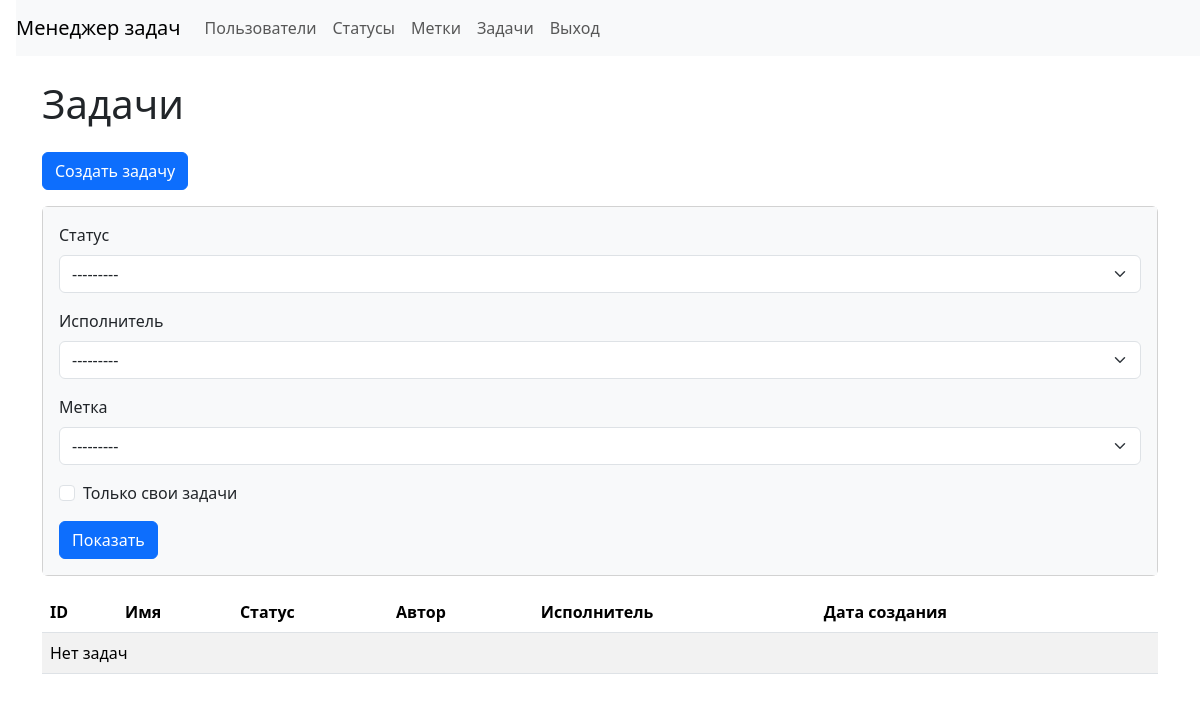
The page /tasks/ (signed in) on the database as committed earlier.
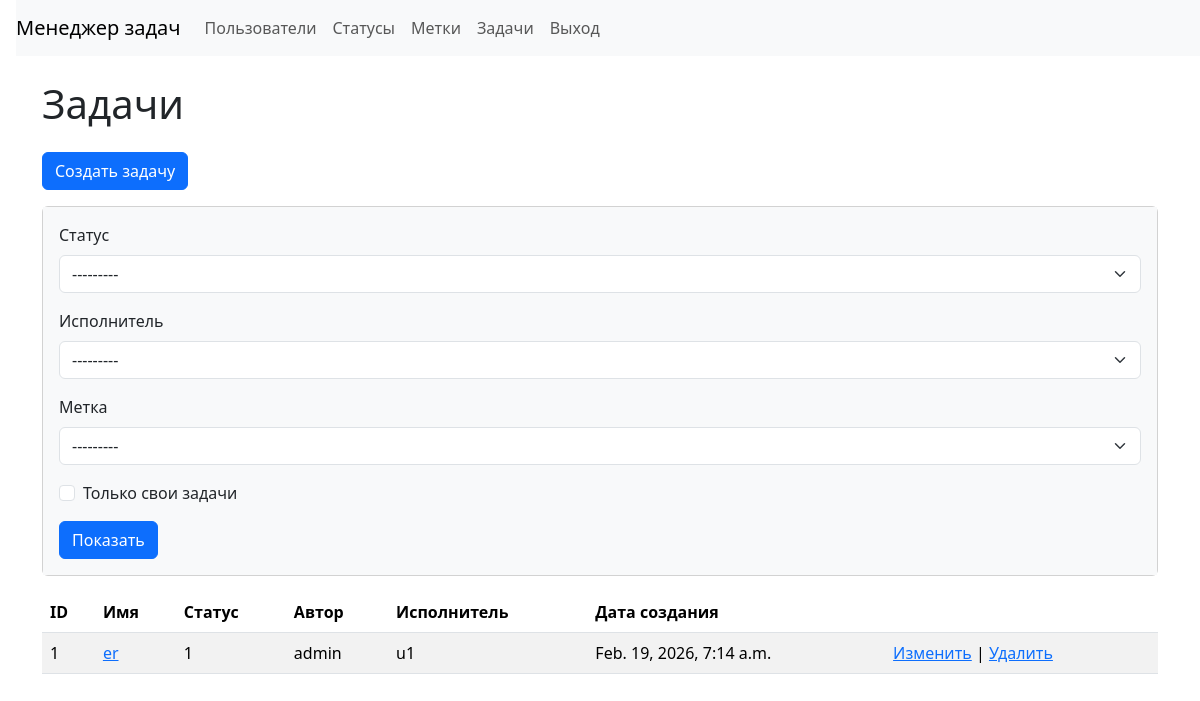
The same page on the database as committed later.
### src/task_manager/models.py (models this page shows, shortened)
class Task(models.Model):  # модель "Задача" (новая сущность по ТЗ)
    name = models.CharField(max_length=255, verbose_name='Имя')  # имя задачи (обязательное)
    description = models.TextField(blank=True, verbose_name='Описание')  # описание (может быть пустым в форме)
    status = models.ForeignKey(  # связь "многие к одному": много задач → один статус
        Status,  # модель, на которую ссылаемся
        on_delete=models.PROTECT,  # запретить удаление статуса, если он используется задачами
        verbose_name='Статус',  # русское имя поля
    )
    author = models.ForeignKey(  # автор задачи (пользователь)
        settings.AUTH_USER_MODEL,  # ссылка на модель пользователя (стандартно auth.User)
        on_delete=models.PROTECT,  # запретить удаление пользователя, если он связан с задачами
        related_name='created_tasks',  # удобное имя обратной связи: user.created_tasks
        verbose_name='Автор',  # русское имя поля
    )
    executor = models.ForeignKey(  # исполнитель задачи (пользователь)
        settings.AUTH_USER_MODEL,  # ссылка на модель пользователя
        on_delete=models.PROTECT,  # запретить удаление пользователя, если он назначен исполнителем в задачах
        related_name='executed_tasks',  # удобное имя обратной связи: user.executed_tasks
        null=True,  # в базе допускаем NULL (исполнитель необязателен)
        blank=True,  # в форме допускаем пустое значение
        verbose_name='Исполнитель',  # русское имя поля
    )
    labels = models.ManyToManyField(
        Label,
        blank=True,
        related_name='tasks',
        verbose_name='Метки')
    created_at = models.DateTimeField(  # техническое поле даты создания задачи
        auto_now_add=True,  # выставляется автоматически при создании записи
        verbose_name='Дата создания',  # русское имя поля
    )

class Status(models.Model):
    name = models.CharField(max_length=255, unique=True, verbose_name='Имя')
    created_at = models.DateTimeField(auto_now_add=True, verbose_name='Дата создания')
    def __str__(self) -> str:
        return self.name

### src/task_manager/views.py (the view)
# urls.py: path('tasks/', TaskListView.as_view(), name='tasks_list'),  # GET /tasks/ — список задач
class TaskListView(LoginRequiredMixin, FilterView):  # GET /tasks/ — список задач
    model = Task  # модель
    template_name = 'tasks/list.html'  # шаблон списка
    context_object_name = 'tasks'  # имя переменной в шаблоне
    filterset_class = TaskFilter
    queryset = Task.objects.select_related('status', 'author', 'executor').prefetch_related('labels').order_by('id')

### src/templates/tasks/list.html
{% extends "layouts/base.html" %}
{% block content %}
<h1 class="my-4">Задачи</h1>
<a class="btn btn-primary mb-3" href="{% url 'task_create' %}" role="button">Создать задачу</a>
<div class="card mb-3">
    <div class="card-body bg-light">
        <form class="form-inline center" method="get">
            <div class="mb-3">
                <label class="form-label" for="{{ filter.form.status.id_for_label }}">Статус</label>
                {{ filter.form.status }}
            </div>
            <div class="mb-3">
                <label class="form-label" for="{{ filter.form.executor.id_for_label }}">Исполнитель</label>
                {{ filter.form.executor }}
            </div>
            <div class="mb-3">
                <label class="form-label" for="{{ filter.form.label.id_for_label }}">Метка</label>
                {{ filter.form.label }}
            </div>
            <div class="mb-3">
                <div class="form-check">
                    {{ filter.form.self_tasks }}
                    <label class="form-check-label" for="{{ filter.form.self_tasks.id_for_label }}">Только свои
                        задачи</label>
                </div>
            </div>
            <input class="btn btn-primary" type="submit" value="Показать">
        </form>
    </div>
</div>
<table class="table table-striped">
    <thead>
        <tr>
            <th>ID</th>
            <th>Имя</th>
            <th>Статус</th>
            <th>Автор</th>
            <th>Исполнитель</th>
            <th>Дата создания</th>
            <th></th>
        </tr>
    </thead>
    <tbody>
        {% for task in tasks %}
        <tr>
            <td>{{ task.id }}</td>
            <td><a href="{% url 'task_show' task.id %}">{{ task.name }}</a></td>
            <td>{{ task.status }}</td>
            <td>{{ task.author }}</td>
            <td>{{ task.executor|default:"—" }}</td>
            <td>{{ task.created_at }}</td>
            <td>
                <a href="{% url 'task_update' task.id %}">Изменить</a>
                |
                <a href="{% url 'task_delete' task.id %}">Удалить</a>
            </td>
        </tr>
        {% empty %}
        <tr>
            <td colspan="7">Нет задач</td>
        </tr>
        {% endfor %}
    </tbody>
</table>
{% endblock %}

Rows that differ between the two databases and show on the page:
added Task: id "1", name "er", status "1", author "admin", executor "u1", created_at "Feb. 19, 2026, 7:14 a.m."
Other text that changed with them:
text no longer shown: "Нет задач"
